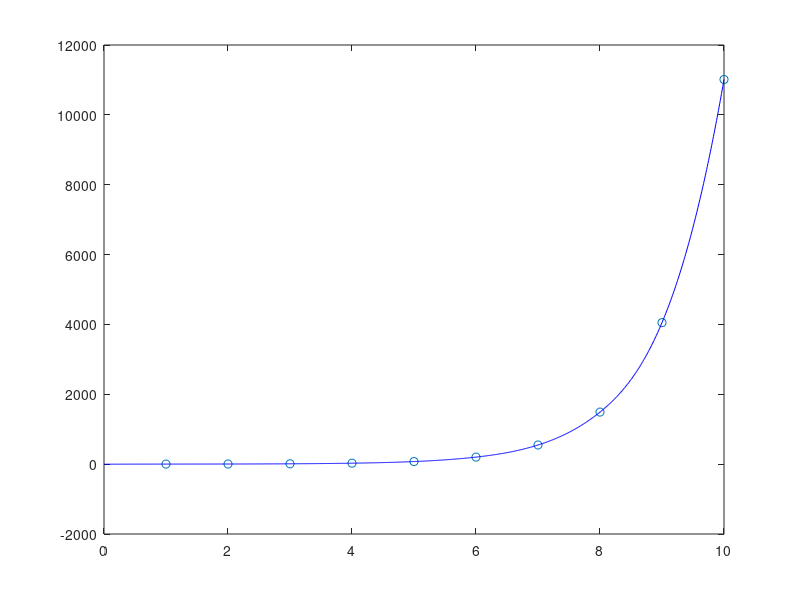
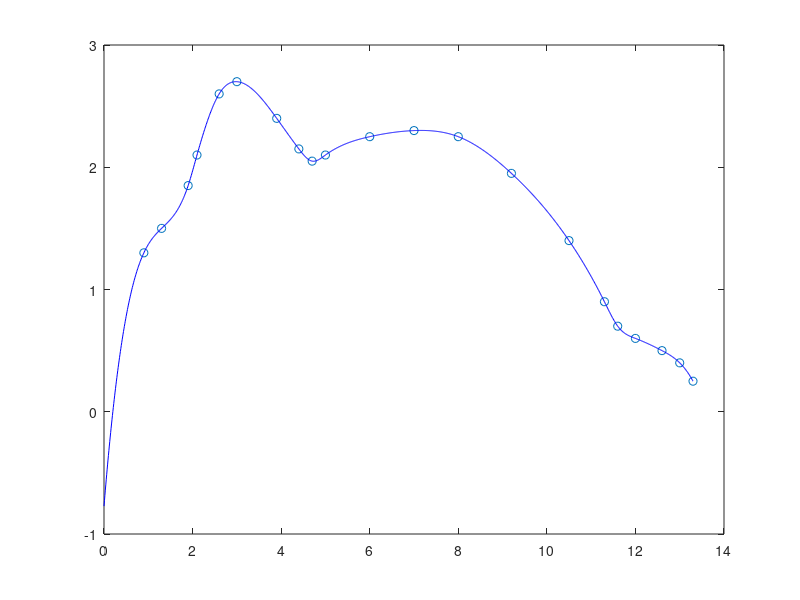

Write MATLAB code to recreate these figures, in order.
x=1:10;
y=cosh(x);
xx=0:0.01:10;
yy=spline(x,y,xx);
x2=[0.9 1.3 1.9 2.1 2.6 3 3.9 4.4 4.7 5 6 7 8 9.2 10.5 11.3 11.6 12 12.6 13 13.3];
y2=[1.3 1.5 1.85 2.1 2.6 2.7 2.4 2.15 2.05 2.1 2.25 2.3 2.25 1.95 1.4 0.9 0.7 0.6 0.5 0.4 0.25];
xx2=0:0.01:13.3;
yy2=spline(x2,y2,xx2);

figure (1)
plot(x,y,'o',xx,yy,'b');
figure (2)
plot(x2,y2,'o',xx2,yy2,'b');
